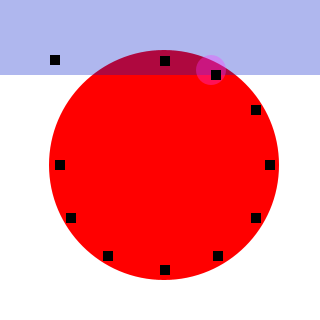
Frame 1 (no input)
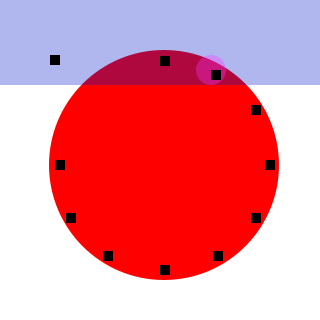
Frame 60 (the mouse pressed at the canvas centre just before this capture)
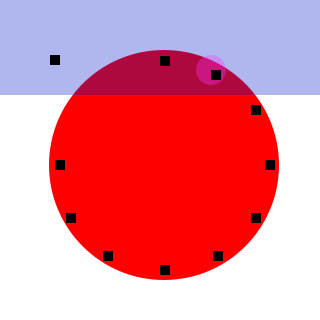
Frame 120 (the mouse held since frame 60 and released just before this capture)

The Processing sketch that drew these frames (run headless with seeded random() and noise(); from frame 60 on, the mouse is pressed at the canvas centre):

// Processing sketch: processing_18180
// ── processing_18180.pde

boolean myHour = true;

void setup() {
   size(320,320); 
   frameRate(30);
   
}

void draw() {
   // set background to black
  background(255);
  
  // get my current time values
  int mySecond = second();  // Values from 0 - 59
  int myMinute = minute();  // Values from 0 - 59
  int myHour = hour();    // Values from 0 - 23
  
  
  // draw the minutes line
  noStroke();
  fill(255, 0, 0);
  ellipse(164, 165, myMinute*5, myMinute*5);
  
  
  // set drawing color to white
  noStroke();
  fill(0, 25, 200, 80);
  // draw the seconds line
  rect(0, 0, 320, mySecond*5);
 
  
  
  
  
    //Hours
  noStroke();
  fill(255, 51, 255, 85);
  //rect(160, 56, 10, 10);
   if(myHour > 0) {
    ellipse (211, 70, 30, 30);   
  } else {
    //fill(0, 26, 51);
    fill(255, 0, 0);
  }

  noStroke();
  fill(255, 51, 255, 85);
  if(myHour > 1) {
    ellipse (211, 70, 30, 30);  
  } else {
    //fill(0, 26, 51);
    fill(255, 0, 0);
  }
  
    noStroke();
  fill(255, 51, 255, 85);
  if(myHour > 2) {
    ellipse (251, 105, 30, 30);
  } else {
    //fill(0, 26, 51);
    fill(255, 0, 0);
  }
  
  noStroke();
  fill(255, 51, 255, 85);
  if(myHour > 3) {
     ellipse (265, 160, 30, 30);   
  } else {
    //fill(0, 26, 51);
    fill(255, 0, 0);  
  }
  
  noStroke();
  fill(255, 51, 255, 85);
  if(myHour > 4) {
   ellipse (251, 213, 30, 30);  
  } else {
    //fill(0, 26, 51);
    fill(255, 0, 0);
  }
  
  noStroke();
  fill(255, 51, 255, 85);
  if(myHour > 5) {
    ellipse (213, 251, 30, 30);  
  } else {
    //fill(0, 26, 51);
    fill(255, 0, 0);
  }
  
  noStroke();
  fill(255, 51, 255, 85);
  if(myHour > 6) {
 ellipse (160, 265, 30, 30);  
  } else {
    //fill(0, 26, 51);
    fill(255, 0, 0);
  }
  
  noStroke();
  fill(255, 51, 255, 85);
  if(myHour > 7) {
    ellipse (103, 251, 30, 30);  
  } else {
    //fill(0, 26, 51);
    fill(255, 0, 0);
  }
  
  noStroke();
  fill(255, 51, 255, 85);
  if(myHour > 8) {
   ellipse (66, 213, 30, 30);  
  } else {
    //fill(0, 26, 51);
    fill(255, 0, 0);
  }
  
  noStroke();
  fill(255, 51, 255, 85);
  if(myHour > 9) {
   ellipse (55, 160, 30, 30);  
  } else {
    //fill(0, 26, 51);
    fill(255, 0, 0);
  }
  
  noStroke();
  fill(255, 51, 255, 85);
  if(myHour > 10) {
    ellipse (66, 105, 30, 30);  
  } else {
    //fill(0, 26, 51);
    fill(255, 0, 0);
  }
  
  noStroke();
  fill(255, 51, 255, 85);
  if(myHour > 11) {
   ellipse (105, 70, 30, 30);  
  } else {
    //fill(0, 26, 51);
    fill(255, 0, 0);
  }
  
  
  
  
  
  
  
  
  //Minutes
  noStroke();
  fill(0);
  rect(160, 56, 10, 10);
   if(myMinute > 1) {
    rect (211, 70, 10, 10);   
  } else {
    //fill(0, 26, 51);
    fill(255, 0, 0);
  }

  noStroke();
  fill(0);
  if(myMinute > 5) {
    rect (50, 55, 10, 10);  
  } else {
    //fill(0, 26, 51);
    fill(255, 0, 0);
  }
  
    noStroke();
  fill(0);
  if(myMinute > 10) {
    rect (251, 105, 10, 10);
  } else {
    //fill(0, 26, 51);
    fill(255, 0, 0);
  }
  
  noStroke();
  fill(0);
  if(myMinute > 15) {
    rect (265, 160, 10, 10);   
  } else {
    //fill(0, 26, 51);
    fill(255, 0, 0);  
  }
  
  noStroke();
  fill(0);
  if(myMinute > 20) {
    rect (251, 213, 10, 10);  
  } else {
    //fill(0, 26, 51);
    fill(255, 0, 0);
  }
  
  noStroke();
  fill(0);
  if(myMinute > 25) {
    rect (213, 251, 10, 10);  
  } else {
    //fill(0, 26, 51);
    fill(255, 0, 0);
  }
  
  noStroke();
  fill(0);
  if(myMinute > 30) {
    rect (160, 265, 10, 10);  
  } else {
    //fill(0, 26, 51);
    fill(255, 0, 0);
  }
  
  noStroke();
  fill(0);
  if(myMinute > 35) {
    rect (103, 251, 10, 10);  
  } else {
    //fill(0, 26, 51);
    fill(255, 0, 0);
  }
  
  noStroke();
  fill(0);
  if(myMinute > 40) {
    rect (66, 213, 10, 10);  
  } else {
    //fill(0, 26, 51);
    fill(255, 0, 0);
  }
  
  noStroke();
  fill(0);
  if(myMinute > 45) {
    rect (55, 160, 10, 10);  
  } else {
    //fill(0, 26, 51);
    fill(255, 0, 0);
  }
  
  noStroke();
  fill(0);
  if(myMinute > 50) {
    rect (66, 105, 10, 10);  
  } else {
    //fill(0, 26, 51);
    fill(255, 0, 0);
  }
  
  noStroke();
  fill(0);
  if(myMinute > 55) {
    rect (105, 70, 10, 10);  
  } else {
    //fill(0, 26, 51);
    fill(255, 0, 0);
  }

  // useful function
  // lerp
  // lerpColor
  // map


}
